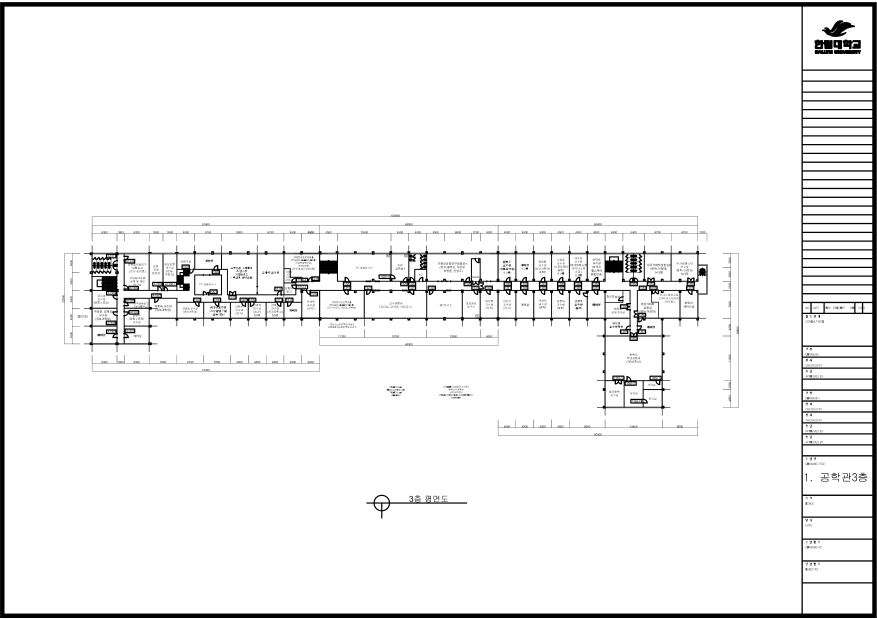
#> input picture radiomap_with_pdr/data/공학관_3층.png, 3508 x 2480 px (shown at 1/4 size)
$ python 4_1_getRP_fingerprinting.py
#> lines starting #> are read from the running program, lines starting #| are printed output that depends on the picture; after the words box and inside, x2 and y2 are one past the last pixel; in counts of white or black regions, pixels touching at a corner belong together
# 도면을 불러와 Spot 위치를 획득하는 코드

import cv2
import json
import math
import numpy as np
import pandas as pd
from pathlib import Path


# ============================================================
# 사용자 설정
# ============================================================

# 1. 도면 이미지 파일 이름
FLOOR_MAP_IMAGE_NAME = "data/공학관_3층.png"

# 2. 도면에서 알고 있는 실제 길이 [m]
KNOWN_LENGTH_M = 3.500

# 3. 저장 파일 이름
SAVE_NAME = "rp_pos"

# 4. 클릭한 점 2개 사이에 생성할 포인트 간격 [m]
INTERPOLATION_INTERVAL_M = 3.0  # 2026-09: 지도교수 지시로 1m -> 3m 축소

# 5. 끝점과 마지막 RP 사이 최소 거리 [m]
# 마지막 1m 보간점과 끝점이 이 값보다 가까우면 끝점은 저장하지 않음
MIN_END_POINT_DISTANCE_M = 0.5

# 결과 파일
OUTPUT_CSV_PATH = f"temp_data/{SAVE_NAME}.csv"
OUTPUT_PREVIEW_PATH = f"temp_data/{SAVE_NAME}_preview.png"
OUTPUT_CALIBRATION_JSON_PATH = f"temp_data/{SAVE_NAME}_calibration.json"

# 화면 크기
WINDOW_WIDTH = 1400
WINDOW_HEIGHT = 900

# True이면 이미지 위쪽을 +Y 방향으로 사용
# True  : 이미지 아래쪽으로 갈수록 y_m 감소
# False : 이미지 아래쪽으로 갈수록 y_m 증가
ENU_Y_AXIS = True


# ============================================================
# Preview 표시 설정
# ============================================================

RP_POINT_RADIUS = 10
RP_POINT_OUTLINE_RADIUS = 14
RP_POINT_TEXT_SCALE = 0.7
RP_POINT_TEXT_THICKNESS = 2

CLICKED_POINT_RADIUS = 8


# ============================================================
# 유니코드 경로 이미지 로드 / 저장
# ============================================================

def imread_unicode(path: str):
#> called with path = 'data/공학관_3층.png'
    data = np.fromfile(path, dtype=np.uint8)
    img = cv2.imdecode(data, cv2.IMREAD_COLOR)
#> img is the input picture: shape (2480, 3508, 3); min 0, max 255, mean 240.3
    return img


# [8 lines left out: function imwrite_unicode, not called in this run]


# ============================================================
# 줌 / 팬 / 클릭 수집 함수
# ============================================================

def collect_points_zoom_pan(
    window_name,
    base_img,
    instruction_lines,
    required_points=None,
    min_points=1,
    win_w=1400,
    win_h=900,
):
    """
    required_points:
        None이면 Enter 누를 때까지 점을 계속 찍음
        숫자이면 해당 개수만큼 찍고 Enter 종료

    조작:
        좌클릭: 점 추가
        z: 마지막 점 취소
        마우스 휠: 줌
        우클릭 드래그: 팬
        Enter: 완료
        ESC: 종료
    """
#> called with window_name = 'Step 1 - Known Length', required_points = 2, min_points = 1, win_w = 1400, win_h = 900

    H, W = base_img.shape[:2]
#> H = 2480; W = 3508

    scale = 1.0
    min_scale = 0.2
    max_scale = 10.0
    scale_step = 0.1

    pts = []

    offset_x = 0
    offset_y = 0

    dragging = False
    drag_start = (0, 0)
    offset_start = (0, 0)

    def clamp_offsets():
        nonlocal offset_x, offset_y

        view_w = int(win_w / scale)
        view_h = int(win_h / scale)

        view_w = max(50, min(view_w, W))
#> view_w = 1400
        view_h = max(50, min(view_h, H))
#> view_h = 900

        offset_x = int(np.clip(offset_x, 0, max(0, W - view_w)))
#> offset_x = 0
        offset_y = int(np.clip(offset_y, 0, max(0, H - view_h)))
#> offset_y = 0

        return view_w, view_h

    def get_display_image():
        view_w, view_h = clamp_offsets()
#> view_w = 1400; view_h = 900

        crop = base_img[
            offset_y:offset_y + view_h,
            offset_x:offset_x + view_w
        ].copy()

        disp = cv2.resize(
            crop,
            (win_w, win_h),
            interpolation=cv2.INTER_LINEAR
        )
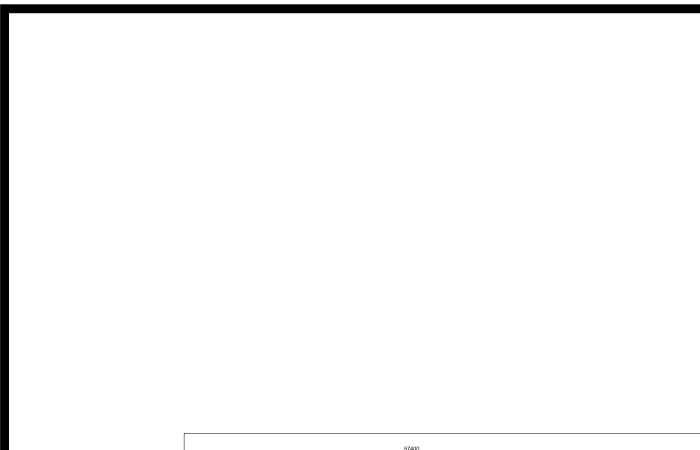
#> crop: shape (900, 1400, 3) (shown at 1/2 size); min 0, max 255, mean 246.6

        return disp, view_w, view_h

    # [17 lines left out: functions img_to_disp, disp_to_img, not called in this run]

    def redraw():
        disp, view_w, view_h = get_display_image()
#> view_w = 1400; view_h = 900

        # 찍은 점 표시
        for i, (px, py) in enumerate(pts, start=1):
            dx, dy = img_to_disp(px, py, view_w, view_h)

            if 0 <= dx < win_w and 0 <= dy < win_h:
                cv2.circle(disp, (dx, dy), 6, (0, 0, 255), -1)
                cv2.putText(
                    disp,
                    str(i),
                    (dx + 10, dy - 10),
                    cv2.FONT_HERSHEY_SIMPLEX,
                    0.8,
                    (0, 0, 255),
                    2,
                )

        # 찍은 점을 2개씩 pair로만 선 연결
        if len(pts) >= 2:
            usable_len = len(pts)

            if usable_len % 2 != 0:
                usable_len -= 1

            for i in range(0, usable_len, 2):
                p1 = img_to_disp(*pts[i], view_w, view_h)
                p2 = img_to_disp(*pts[i + 1], view_w, view_h)
                cv2.line(disp, p1, p2, (0, 255, 0), 2)

        # 안내문 박스
        overlay = disp.copy()
        box_h = 30 + 30 * len(instruction_lines)
        cv2.rectangle(
            overlay,
            (10, 10),
            (1350, 10 + box_h),
            (255, 255, 255),
            -1,
        )
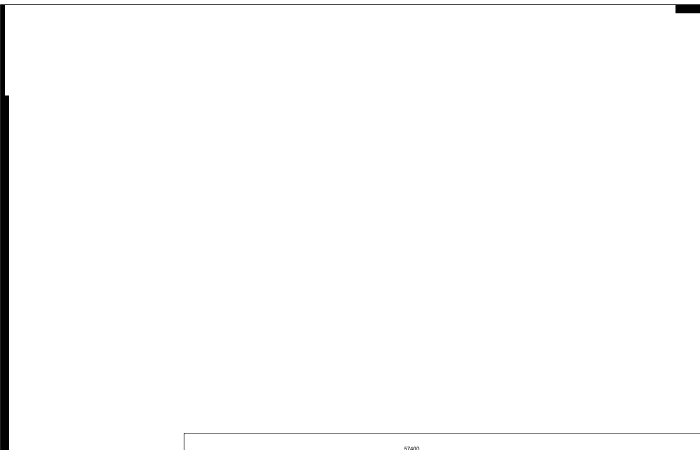
#> overlay: shape (900, 1400, 3) (shown at 1/2 size); min 0, max 255, mean 251.3
        disp = cv2.addWeighted(overlay, 0.65, disp, 0.35, 0)

        y = 40
        for line in instruction_lines:
            cv2.putText(
                disp,
                line,
                (25, y),
                cv2.FONT_HERSHEY_SIMPLEX,
                0.65,
                (30, 30, 30),
                2,
            )
            y += 30
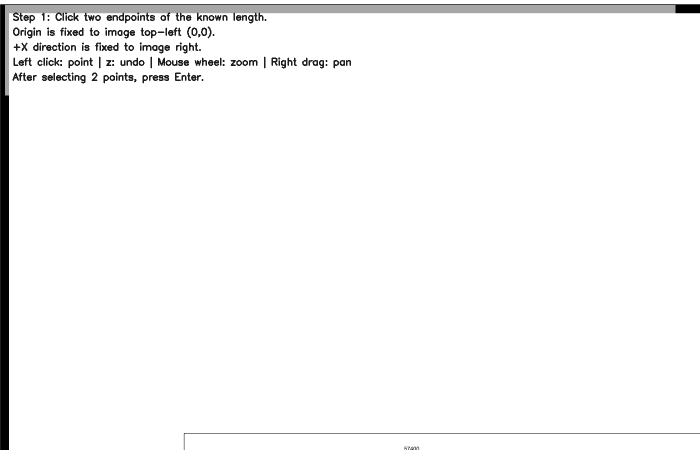
#> disp: shape (900, 1400, 3) (shown at 1/2 size); min 0, max 255, mean 247.1
#> after the loop, y = 190

        status = f"scale={scale:.2f}, offset=({offset_x},{offset_y}), points={len(pts)}"
#> status = 'scale=1.00, offset=(0,0), points=0'
        cv2.putText(
            disp,
            status,
            (15, win_h - 15),
            cv2.FONT_HERSHEY_SIMPLEX,
            0.65,
            (30, 30, 30),
            2,
        )
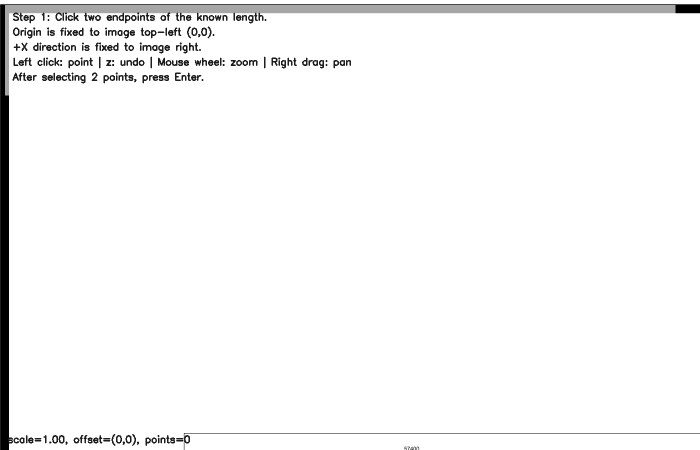
#> disp: shape (900, 1400, 3) (shown at 1/2 size); 0.19% of pixels changed, all inside (x1, y1, x2, y2) = (16, 868, 380, 892)

        cv2.imshow(window_name, disp)

    # [70 lines left out: function on_mouse, not called in this run]

    cv2.namedWindow(window_name, cv2.WINDOW_NORMAL)
    cv2.resizeWindow(window_name, win_w, win_h)
    cv2.setMouseCallback(window_name, on_mouse)

    try:
        cv2.setWindowProperty(window_name, cv2.WND_PROP_TOPMOST, 1)
    except Exception:
        pass

    redraw()

    while True:
        key = cv2.waitKey(20) & 0xFF
#> (key Esc is pressed here)

        # Enter
        if key == 13:
            if required_points is not None:
                if len(pts) == required_points:
                    break
                else:
                    print(f"[경고] {required_points}개 점이 필요합니다. 현재 {len(pts)}개")
            else:
                if len(pts) >= min_points:
                    break
                else:
                    print(f"[경고] 최소 {min_points}개 점이 필요합니다. 현재 {len(pts)}개")

        # z 또는 Ctrl+Z
        elif key in [ord("z"), ord("Z"), 26]:
            if pts:
                removed = pts.pop()
                print(f"[UNDO] 제거된 점: {removed}")
                redraw()

        # ESC
        elif key == 27:
            cv2.destroyWindow(window_name)
#> (the run stopped early here; a loop or call above may not have finished)
